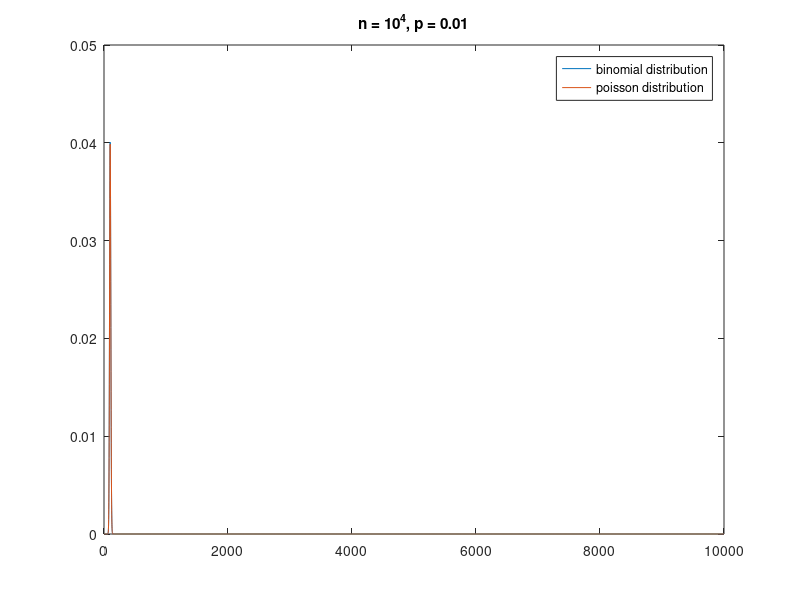
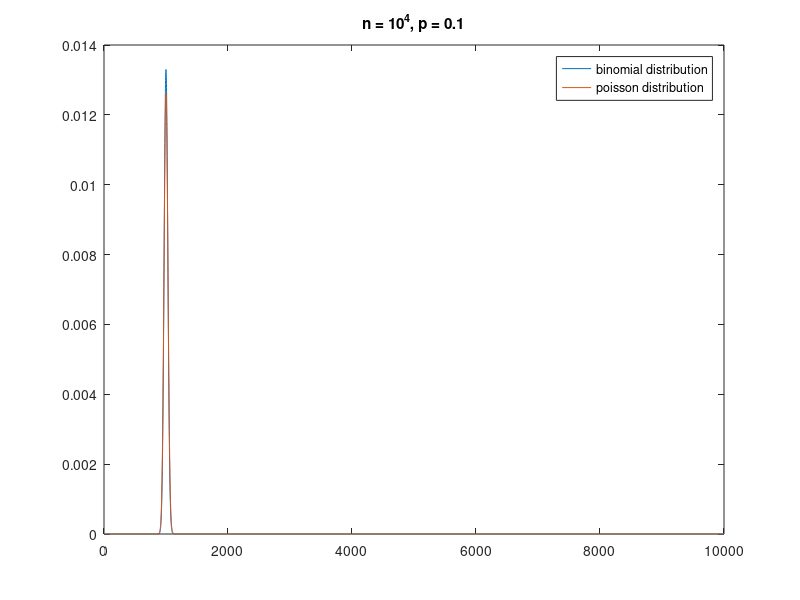
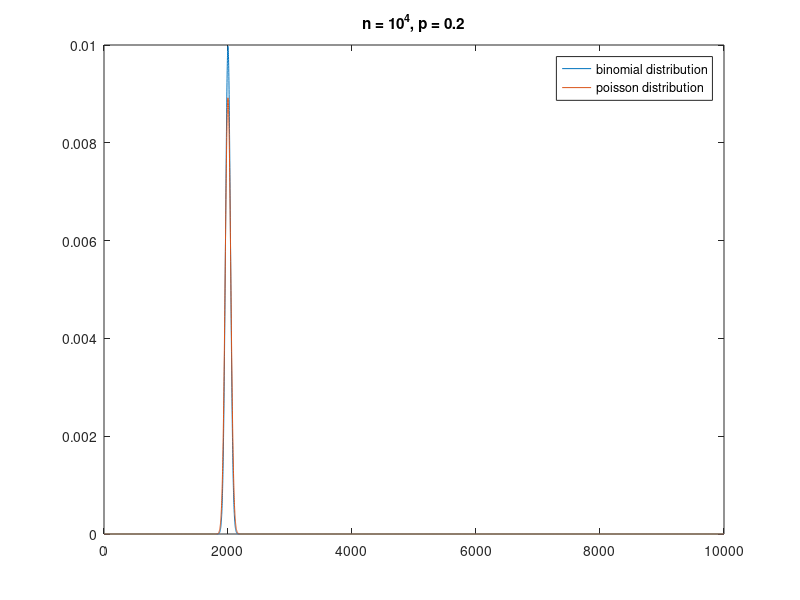
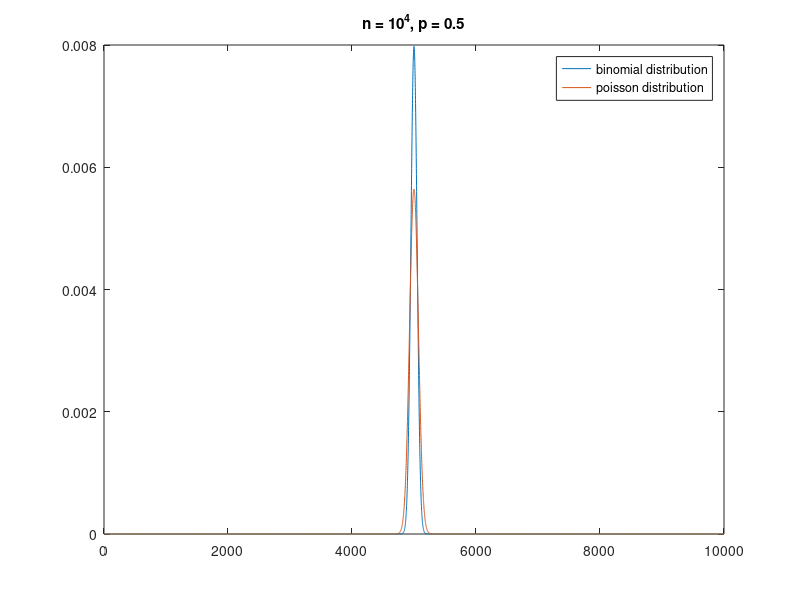

The MATLAB script that drew these images, in order:
%plotting in probability density function
figure('name','p = 0.01','NumberTitle','off'); 
x1 = 0:10000;
y_b1 = binopdf(x1, 10000, 0.01);
plot(x1, y_b1);
hold on
y_p1 = poisspdf(x1, 10000*0.01);
plot(x1, y_p1);
hold off
legend('binomial distribution', 'poisson distribution');
title("n = 10^4, p = 0.01");

figure('name','p = 0.1','NumberTitle','off'); 
x2 = 0:10000;
y_b2 = binopdf(x2, 10000, 0.1);
plot(x2, y_b2);
hold on
y_p2 = poisspdf(x2, 10000*0.1);
plot(x2, y_p2);
hold off
legend('binomial distribution', 'poisson distribution');
title("n = 10^4, p = 0.1");

figure('name','p = 0.2','NumberTitle','off'); 
x3 = 0:10000;
y_b3 = binopdf(x3, 10000, 0.2);
plot(x3, y_b3);
hold on
y_p3 = poisspdf(x3, 10000*0.2);
plot(x3, y_p3);
hold off
legend('binomial distribution', 'poisson distribution');
title("n = 10^4, p = 0.2");

figure('name','p = 0.5','NumberTitle','off'); 
x4 = 0:10000;
y_b4 = binopdf(x4, 10000, 0.5);
plot(x4, y_b4);
hold on
y_p4 = poisspdf(x4, 10000*0.5);
plot(x4, y_p4);
hold off
legend('binomial distribution', 'poisson distribution');
title("n = 10^4, p = 0.5");

%error plotting
figure('name','errors for p = 0.01','NumberTitle','off');
error = zeros(1, 10001);
for i = 1:10001
    error(1, i) = abs(y_p1(1, i) - y_b1(1, i));
end
plot(x1, error);
title("errors on n = 10^4, p = 0.01");

figure('name','errors for p = 0.1','NumberTitle','off');
error = zeros(1, 10001);
for i = 1:10001
    error(1, i) = abs(y_p2(1, i) - y_b2(1, i));
end
plot(x2, error);
title("errors on n = 10^4, p = 0.1");

figure('name','errors for p = 0.2','NumberTitle','off');
error = zeros(1, 10001);
for i = 1:10001
    error(1, i) = abs(y_p3(1, i) - y_b3(1, i));
end
plot(x3, error);
title("errors on n = 10^4, p = 0.2");

figure('name','errors for p = 0.5','NumberTitle','off');
error = zeros(1, 10001);
for i = 1:10001
    error(1, i) = abs(y_p4(1, i) - y_b4(1, i));
end
plot(x4, error);
title("errors on n = 10^4, p = 0.5");